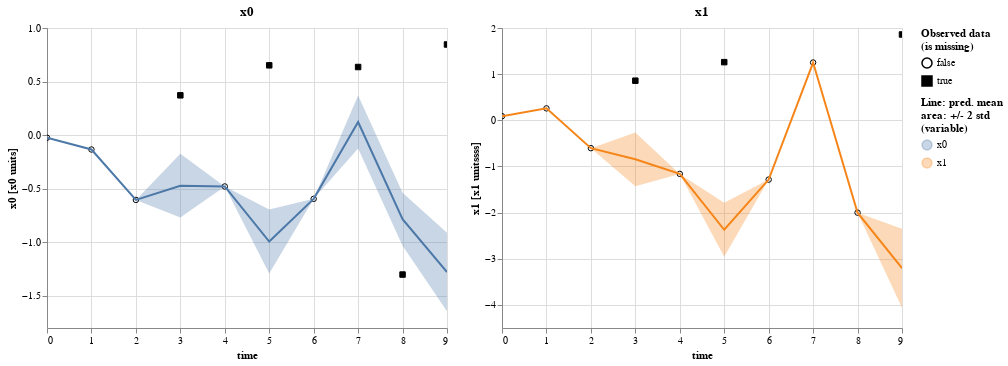

The cell this chart's notebook holds for it:
### Code cell
imp.plot_pred(units = {'x0': 'x0 units', 'x1': 'x1 unitssss'})

### Figure 1 — Vega-Lite specification as saved in the notebook (floating-point values rounded to 4 significant figures)
{"config": {"view": {"continuousWidth": 400, "continuousHeight": 300}}, "vconcat": [{"hconcat": [{"layer": [{"data": {"name": "data-0e934a8a657b6c7406713e274118184b"}, "mark": {"type": "point", "color": "black", "fillOpacity": 1, "strokeWidth": 1}, "encoding": {"fill": {"field": "is_missing", "legend": {"title": ["Observed data", "(is missing)"]}, "scale": {"range": ["#ffffff00", "black"]}, "type": "nominal"}, "shape": {"field": "is_missing", "type": "nominal"}, "x": {"field": "time", "type": "quantitative"}, "y": {"field": "value", "scale": {"zero": false}, "title": "x0 [x0 units]", "type": "quantitative"}}}, {"layer": [{"mark": "errorband", "encoding": {"color": {"field": "variable", "legend": {"title": ["Line: pred. mean", "area: +/- 2 std", "(variable)"]}, "type": "nominal"}, "tooltip": [{"field": "std", "format": ".4", "type": "quantitative"}, {"field": "mean", "format": ".4", "type": "quantitative"}], "x": {"field": "time", "type": "quantitative"}, "y": {"field": "err_low", "scale": {"zero": false}, "title": "x0 [x0 units]", "type": "quantitative"}, "y2": {"field": "err_high"}}, "transform": [{"calculate": "datum.mean - 2 * datum.std", "as": "err_low"}, {"calculate": "datum.mean + 2 * datum.std", "as": "err_high"}]}, {"mark": "line", "encoding": {"color": {"field": "variable", "type": "nominal"}, "x": {"field": "time", "type": "quantitative"}, "y": {"field": "mean", "scale": {"zero": false}, "title": "x0 [x0 units]", "type": "quantitative"}}, "selection": {"selector002": {"type": "interval", "bind": "scales", "encodings": ["x"]}}, "title": "x0"}], "data": {"name": "data-ee6932152e7453064b75fa6e8f264b4c"}}]}, {"layer": [{"data": {"name": "data-70447e524ed7988fc2a61e8cbcae3690"}, "mark": {"type": "point", "color": "black", "fillOpacity": 1, "strokeWidth": 1}, "encoding": {"fill": {"field": "is_missing", "legend": {"title": ["Observed data", "(is missing)"]}, "scale": {"range": ["#ffffff00", "black"]}, "type": "nominal"}, "shape": {"field": "is_missing", "type": "nominal"}, "x": {"field": "time", "type": "quantitative"}, "y": {"field": "value", "scale": {"zero": false}, "title": "x1 [x1 unitssss]", "type": "quantitative"}}}, {"layer": [{"mark": "errorband", "encoding": {"color": {"field": "variable", "legend": {"title": ["Line: pred. mean", "area: +/- 2 std", "(variable)"]}, "type": "nominal"}, "tooltip": [{"field": "std", "format": ".4", "type": "quantitative"}, {"field": "mean", "format": ".4", "type": "quantitative"}], "x": {"field": "time", "type": "quantitative"}, "y": {"field": "err_low", "scale": {"zero": false}, "title": "x1 [x1 unitssss]", "type": "quantitative"}, "y2": {"field": "err_high"}}, "transform": [{"calculate": "datum.mean - 2 * datum.std", "as": "err_low"}, {"calculate": "datum.mean + 2 * datum.std", "as": "err_high"}]}, {"mark": "line", "encoding": {"color": {"field": "variable", "type": "nominal"}, "x": {"field": "time", "type": "quantitative"}, "y": {"field": "mean", "scale": {"zero": false}, "title": "x1 [x1 unitssss]", "type": "quantitative"}}, "selection": {"selector002": {"type": "interval", "bind": "scales", "encodings": ["x"]}}, "title": "x1"}], "data": {"name": "data-875b79d60ac91bea77b43f3c9db7b7f0"}}]}]}, {"hconcat": []}, {"hconcat": []}, {"hconcat": []}, {"hconcat": []}, {"hconcat": []}, {"hconcat": []}, {"hconcat": []}, {"hconcat": []}, {"hconcat": []}], "$schema": "https://vega.github.io/schema/vega-lite/v4.17.0.json", "datasets": {"data-0e934a8a657b6c7406713e274118184b": [{"time": 0.0, "variable": "x0", "value": -0.02408, "is_missing": false}, {"time": 1.0, "variable": "x0", "value": -0.1339, "is_missing": false}, {"time": 2.0, "variable": "x0", "value": -0.6046, "is_missing": false}, {"time": 3.0, "variable": "x0", "value": 0.3718, "is_missing": true}, {"time": 4.0, "variable": "x0", "value": -0.479, "is_missing": false}, {"time": 5.0, "variable": "x0", "value": 0.6517, "is_missing": true}, {"time": 6.0, "variable": "x0", "value": -0.5947, "is_missing": false}, {"time": 7.0, "variable": "x0", "value": 0.6358, "is_missing": true}, {"time": 8.0, "variable": "x0", "value": -1.301, "is_missing": true}, {"time": 9.0, "variable": "x0", "value": 0.8461, "is_missing": true}], "data-ee6932152e7453064b75fa6e8f264b4c": [{"time": 0.0, "variable": "x0", "mean": -0.02408, "std": null}, {"time": 1.0, "variable": "x0", "mean": -0.1339, "std": null}, {"time": 2.0, "variable": "x0", "mean": -0.6046, "std": null}, {"time": 4.0, "variable": "x0", "mean": -0.479, "std": null}, {"time": 6.0, "variable": "x0", "mean": -0.5947, "std": null}, {"time": 3.0, "variable": "x0", "mean": -0.4716, "std": 0.1489}, {"time": 5.0, "variable": "x0", "mean": -0.993, "std": 0.149}, {"time": 7.0, "variable": "x0", "mean": 0.1225, "std": 0.1233}, {"time": 8.0, "variable": "x0", "mean": -0.7843, "std": 0.1236}, {"time": 9.0, "variable": "x0", "mean": -1.277, "std": 0.1834}], "data-70447e524ed7988fc2a61e8cbcae3690": [{"time": 0.0, "variable": "x1", "value": 0.08927, "is_missing": false}, {"time": 1.0, "variable": "x1", "value": 0.2585, "is_missing": false}, {"time": 2.0, "variable": "x1", "value": -0.6035, "is_missing": false}, {"time": 3.0, "variable": "x1", "value": 0.858, "is_missing": true}, {"time": 4.0, "variable": "x1", "value": -1.161, "is_missing": false}, {"time": 5.0, "variable": "x1", "value": 1.26, "is_missing": true}, {"time": 6.0, "variable": "x1", "value": -1.285, "is_missing": false}, {"time": 7.0, "variable": "x1", "value": 1.252, "is_missing": false}, {"time": 8.0, "variable": "x1", "value": -2.001, "is_missing": false}, {"time": 9.0, "variable": "x1", "value": 1.86, "is_missing": true}], "data-875b79d60ac91bea77b43f3c9db7b7f0": [{"time": 0.0, "variable": "x1", "mean": 0.08927, "std": null}, {"time": 1.0, "variable": "x1", "mean": 0.2585, "std": null}, {"time": 2.0, "variable": "x1", "mean": -0.6035, "std": null}, {"time": 4.0, "variable": "x1", "mean": -1.161, "std": null}, {"time": 6.0, "variable": "x1", "mean": -1.285, "std": null}, {"time": 3.0, "variable": "x1", "mean": -0.8456, "std": 0.2917}, {"time": 5.0, "variable": "x1", "mean": -2.371, "std": 0.2922}, {"time": 7.0, "variable": "x1", "mean": 1.252, "std": 0.0}, {"time": 8.0, "variable": "x1", "mean": -2.001, "std": 0.0}, {"time": 9.0, "variable": "x1", "mean": -3.203, "std": 0.4278}]}}
